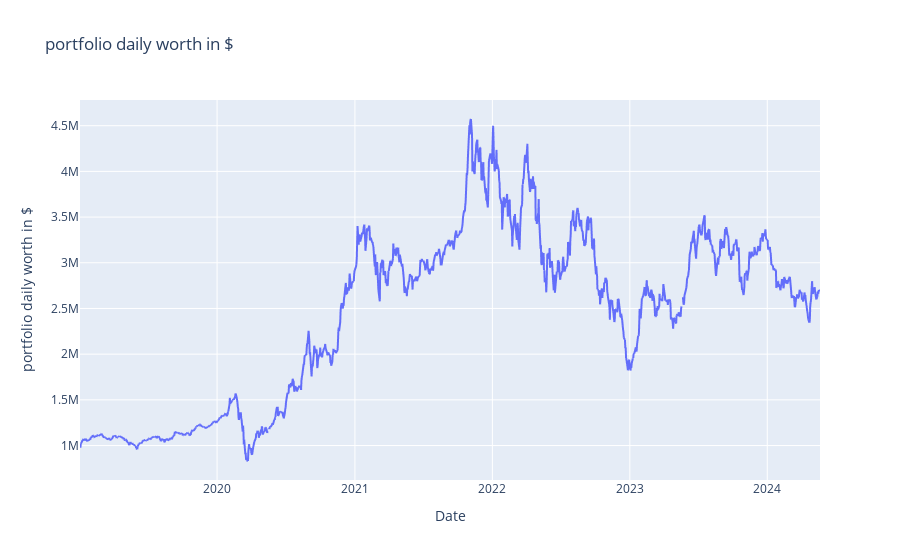

Notebook code cell kept with this figure:
### Code cell
# lets graph the protfolio daily worth 
import plotly.express as px

fig = px.line(x='Date', y='portfolio daily worth in $', data_frame=df, title = 'portfolio daily worth in $')
fig.show()

### Figure 1 — Plotly figure (JSON) as saved in the notebook; plotly's stock layout.template omitted (floating-point values rounded to 4 significant figures; data arrays with more than 128 entries replaced by an {"elided": "..."} marker saying what was removed)
{"data": [{"hovertemplate": "Date=%{x}<br>portfolio daily worth in $=%{y}<extra></extra>", "legendgroup": "", "line": {"color": "#636efa", "dash": "solid"}, "marker": {"symbol": "circle"}, "mode": "lines", "name": "", "showlegend": false, "type": "scattergl", "x": {"elided": "1355 str values"}, "xaxis": "x", "y": {"elided": "1355 float values"}, "yaxis": "y"}], "layout": {"legend": {"tracegroupgap": 0}, "title": {"text": "portfolio daily worth in $"}, "xaxis": {"anchor": "y", "domain": [0, 1], "title": {"text": "Date"}}, "yaxis": {"anchor": "x", "domain": [0, 1], "title": {"text": "portfolio daily worth in $"}}}}
